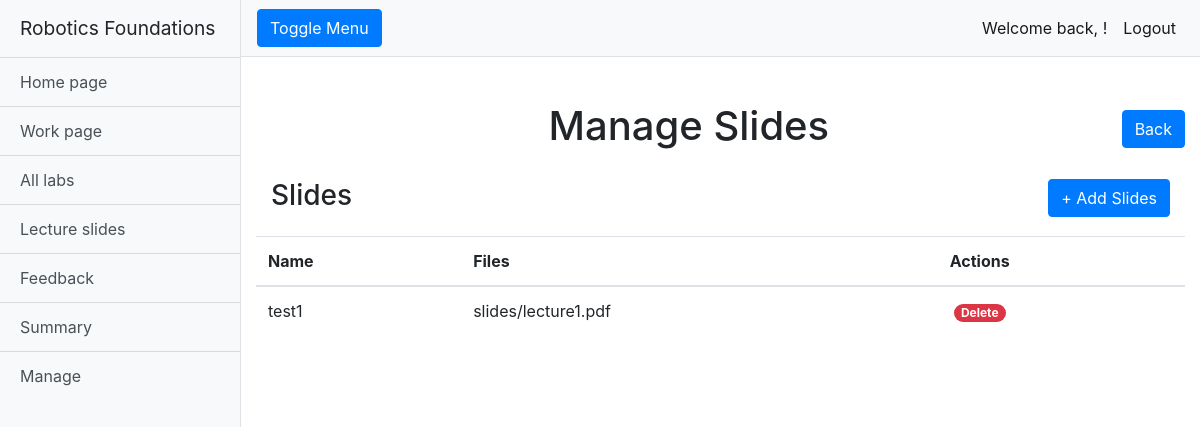
The app's page /rfwa/manage_slides/ (signed in), older data.
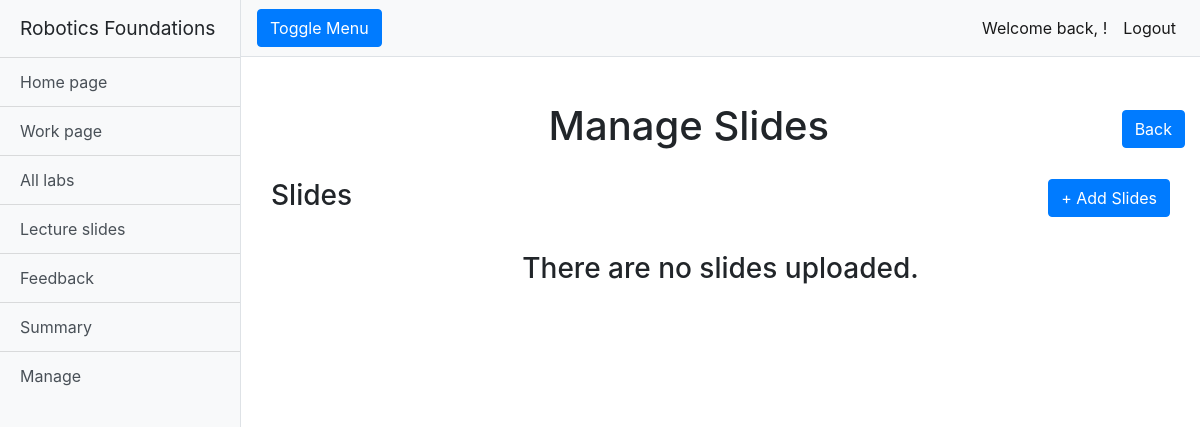
The same page, newer data.
### rfwa/models.py (models this page shows, shortened)
class Slide(models.Model):
    name = models.CharField(max_length=128)
    lecture_Files = models.FileField(upload_to='slides/')
    slug = models.SlugField(primary_key=True, blank=True)

### rfwa/views.py (the view)
# urls.py: path("manage_slides/", views.manage_slides, name="manage_slides"),
@login_required
def manage_slides(request):
    if request.user.is_superuser:
        slides = Slide.objects.order_by('name')
    return render(request, "rfwa/manage_slides.html", {'slides': slides})

### templates/rfwa/manage_slides.html (shortened to what this page needs)
{% extends "rfwa/base.html" %}
{% load static %}
{% block extra_head %}
<link href="{% static 'css/manage_page.css' %}" rel="stylesheet">
{% endblock %}
{% block body_block %}
{% if user.is_superuser %}
<div class="container-fluid">
    <div class="row">
        <h1 class="col-12 text-center mt-4">Manage Slides <a class="rightside" href="/rfwa/manage/"><button
                    type="button" class="btn btn-primary">Back</button></a></h1>
    </div>
    <div class="table-group">
        <div class="title-group">
            <h1 class="col-12 text-left table-header">Slides
                <a class="rightside" href="{% url 'add_slide'%}"><button type="button" class="btn btn-primary">+ Add
                        Slides</button></a>
            </h1>
        </div>
        <table class="table table-hover">
            {% if slides %}
            <thead>
                <tr>
                    <th scope="col">Name</th>
                    <th scope="col">Files</th>
                    <th scope="col">Actions</th>
                </tr>
            </thead>
            {% for slide in slides %}
            <tbody>
                <tr>
                    <td>{{slide.name}}</td>
                    <td>{{slide.lecture_Files}}</td>
                    <td>
                        <a class="btn-link text-white badge badge-danger badge-pill ml-1"
                            href="{% url  'delete_slide' slide.slug %}">Delete</a>
                    </td>
                </tr>
            </tbody>
            {% endfor %}
            {% else %}
            <h3 class="text-center mt-3">There are no slides uploaded.</h3>
            {% endif %}
        </table>
    </div>
</div>
{% endif %}
{% endblock %}

Row changes from the older to the newer data that the page shows:
removed Slide: name "test1", lecture_Files "slides/lecture1.pdf"
Text that changed along with them:
text no longer shown: "Name Files Actions"
text now shown: "There are no slides uploaded."
